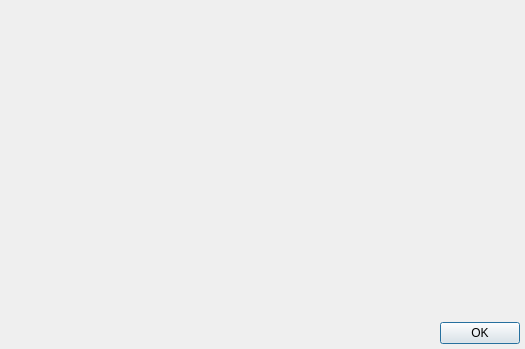
<?xml version="1.0" encoding="UTF-8"?>
<ui version="4.0">
 <class>ModulesInfoDialog</class>
 <widget class="QDialog" name="ModulesInfoDialog">
  <property name="geometry">
   <rect>
    <x>0</x>
    <y>0</y>
    <width>525</width>
    <height>349</height>
   </rect>
  </property>
  <property name="windowTitle">
   <string>Modules Info</string>
  </property>
  <property name="sizeGripEnabled">
   <bool>false</bool>
  </property>
  <layout class="QVBoxLayout" name="verticalLayout">
   <property name="margin">
    <number>5</number>
   </property>
   <item>
    <widget class="QScrollArea" name="scrollArea">
     <property name="frameShape">
      <enum>QFrame::NoFrame</enum>
     </property>
     <property name="widgetResizable">
      <bool>true</bool>
     </property>
     <widget class="QWidget" name="scrollAreaWidgetContents">
      <property name="geometry">
       <rect>
        <x>0</x>
        <y>0</y>
        <width>515</width>
        <height>300</height>
       </rect>
      </property>
      <layout class="QGridLayout" name="gridLayout">
       <property name="margin">
        <number>0</number>
       </property>
       <item row="0" column="0">
        <layout class="QVBoxLayout" name="modules"/>
       </item>
      </layout>
     </widget>
    </widget>
   </item>
   <item>
    <widget class="QDialogButtonBox" name="buttonBox">
     <property name="orientation">
      <enum>Qt::Horizontal</enum>
     </property>
     <property name="standardButtons">
      <set>QDialogButtonBox::Ok</set>
     </property>
    </widget>
   </item>
  </layout>
 </widget>
 <resources/>
 <connections>
  <connection>
   <sender>buttonBox</sender>
   <signal>accepted()</signal>
   <receiver>ModulesInfoDialog</receiver>
   <slot>accept()</slot>
   <hints>
    <hint type="sourcelabel">
     <x>248</x>
     <y>254</y>
    </hint>
    <hint type="destinationlabel">
     <x>157</x>
     <y>274</y>
    </hint>
   </hints>
  </connection>
  <connection>
   <sender>buttonBox</sender>
   <signal>rejected()</signal>
   <receiver>ModulesInfoDialog</receiver>
   <slot>reject()</slot>
   <hints>
    <hint type="sourcelabel">
     <x>316</x>
     <y>260</y>
    </hint>
    <hint type="destinationlabel">
     <x>286</x>
     <y>274</y>
    </hint>
   </hints>
  </connection>
 </connections>
</ui>
